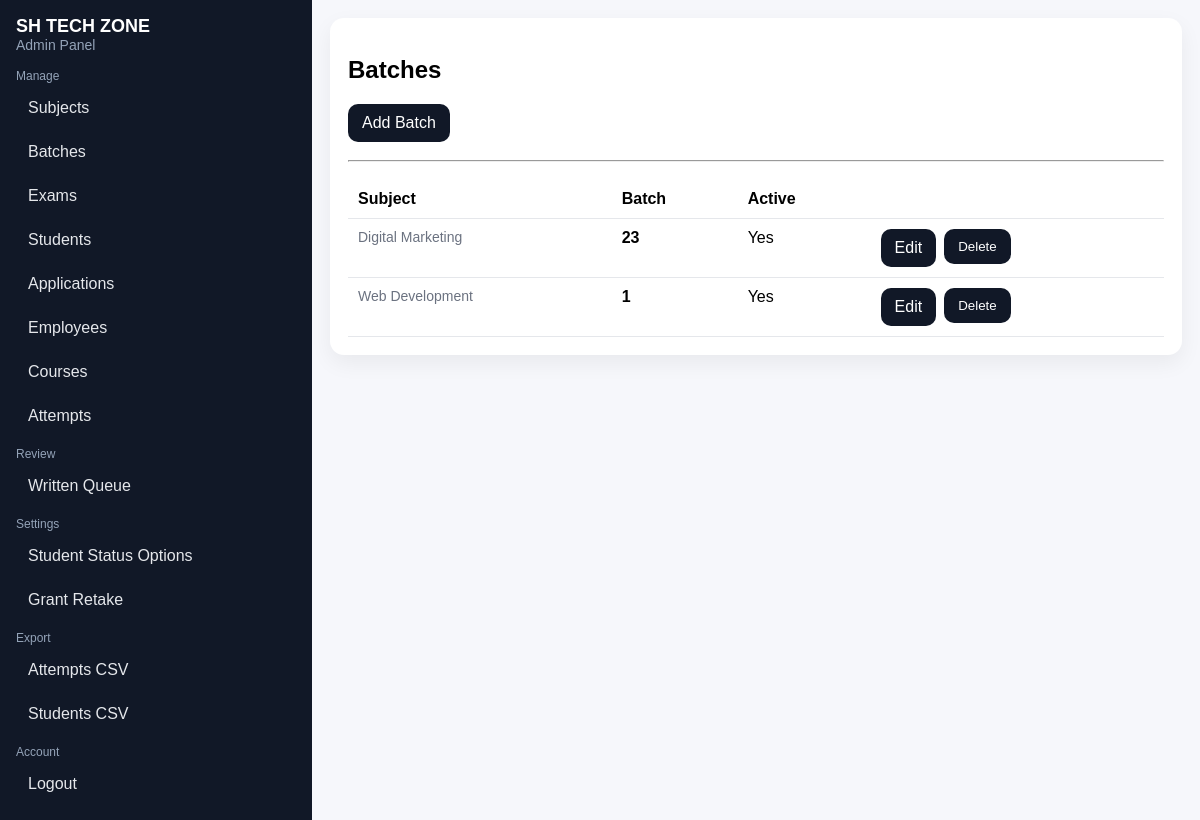
The page /admin/batches (signed in) on the database its author committed.
### tables this page shows
CREATE TABLE batches (
        id INTEGER PRIMARY KEY AUTOINCREMENT,
        subject_id INTEGER,
        name TEXT NOT NULL,
        is_active INTEGER NOT NULL DEFAULT 1,
        created_at TEXT NOT NULL,
        UNIQUE(subject_id, name),
        FOREIGN KEY (subject_id) REFERENCES subjects(id)
    );

CREATE TABLE subjects (
        id INTEGER PRIMARY KEY AUTOINCREMENT,
        name TEXT UNIQUE NOT NULL,
        is_active INTEGER NOT NULL DEFAULT 1,
        image_path TEXT,
        description TEXT,
        created_at TEXT NOT NULL
    );

### app.py (the view)
@app.route("/admin/batches")
@staff_required
def admin_batches():
    conn = get_db()
    batches = conn.execute(
        """SELECT b.*, s.name AS subject_name
           FROM batches b LEFT JOIN subjects s ON s.id=b.subject_id
           ORDER BY b.id DESC"""
    ).fetchall()
    subjects = conn.execute("SELECT * FROM subjects ORDER BY id DESC").fetchall()
    conn.close()
    return render_template("admin/batches.html", site_name=SITE_NAME, batches=batches, subjects=subjects)

### app.py (called while the page is built)
def get_db():
    conn = sqlite3.connect(DB_PATH)
    conn.row_factory = sqlite3.Row
    try:
        conn.execute("PRAGMA foreign_keys = ON")
    except Exception:
        pass
    return conn

def staff_required(fn):
    @wraps(fn)
    def wrapper(*args, **kwargs):
        if session.get("admin") or session.get("employee_id"):
            return fn(*args, **kwargs)
        return redirect(url_for("admin_login"))
    return wrapper

### templates/admin/batches.html
{% extends "admin/base.html" %}
{% block content %}
  <h2>Batches</h2>
  <a class="btn btn2" href="{{ url_for('admin_batch_add') }}">Add Batch</a>
  <hr style="margin:18px 0;"/>
  {% if batches %}
    <table>
      <thead><tr><th>Subject</th><th>Batch</th><th>Active</th><th></th></tr></thead>
      <tbody>
        {% for b in batches %}
          <tr>
            <td class="muted">{{ b.subject_name or '-' }}</td>
            <td><b>{{ b.name }}</b></td>
            <td>{{ "Yes" if b.is_active else "No" }}</td>
            <td style="display:flex; gap:8px; flex-wrap:wrap;">
              <a class="btn btn2" href="{{ url_for('admin_batch_edit', batch_id=b.id) }}">Edit</a>
              <form method="post" action="{{ url_for('admin_batch_delete', batch_id=b.id) }}" onsubmit="return confirm('Delete batch?');">
                <button class="btn btn3" type="submit">Delete</button>
              </form>
            </td>
          </tr>
        {% endfor %}
      </tbody>
    </table>
  {% else %}
    <p class="muted">No batches.</p>
  {% endif %}
{% endblock %}

### templates/admin/base.html (style rules this page uses)
body { font-family: Arial, sans-serif; margin: 0; background: #f6f7fb; }
.muted { color:#6b7280; font-size: 14px; }
a.btn, button.btn { display:inline-block; padding: 10px 14px; border-radius: 10px; border: 0; text-decoration:none; background:#111827; color:#fff; cursor:pointer; }
.btn2 { background:#2563eb; }
.btn3 { background:#dc2626; }
table { width:100%; border-collapse: collapse; }
th, td { text-align:left; padding:10px; border-bottom: 1px solid #e5e7eb; vertical-align: top; }

### rows shown on the page
batches: name "Digital Marketing", name "23", is_active "Yes"
batches: name "Web Development", name "1", is_active "Yes"

### other values the page prints
{{ site_name }} "SH TECH ZONE"
